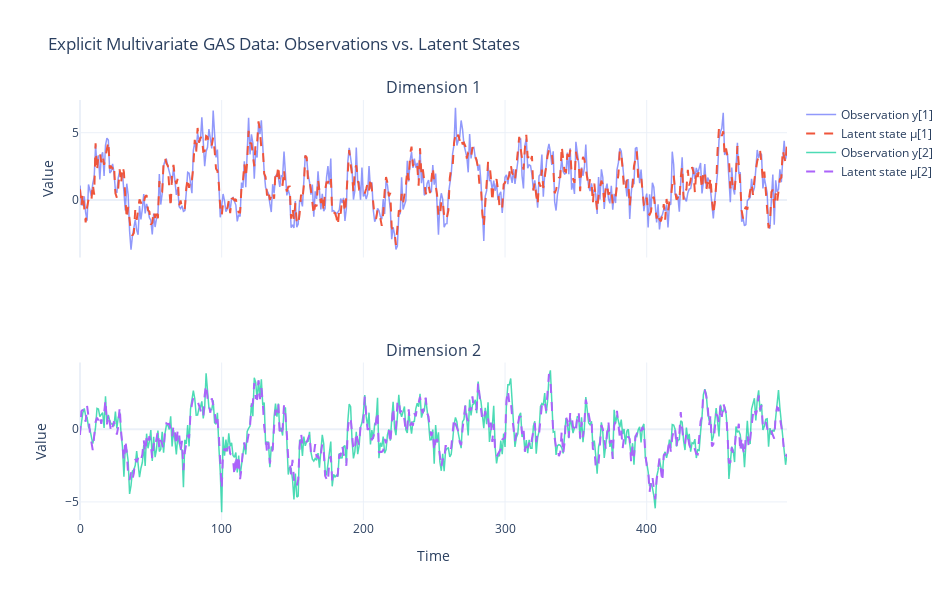

The cell this chart's notebook holds for it:
### Code cell
time_axis = np.arange(T)
# Explicitly create subplots
fig = make_subplots(rows=N, cols=1, shared_xaxes=True,
                    subplot_titles=[f"Dimension {i+1}" for i in range(N)])

for dim in range(N):
    # Plot observations explicitly
    fig.add_trace(go.Scatter(
        x=time_axis, y=y_sim[:, dim],
        mode='lines', name=f'Observation y[{dim+1}]',
        line=dict(width=1.5), opacity=0.7
    ), row=dim+1, col=1)

    # Plot latent states explicitly
    fig.add_trace(go.Scatter(
        x=time_axis, y=mu_sim[:, dim],
        mode='lines', name=f'Latent state μ[{dim+1}]',
        line=dict(width=2, dash='dash')
    ), row=dim+1, col=1)

fig.update_layout(
    height=300*N, width=950,
    title_text="Explicit Multivariate GAS Data: Observations vs. Latent States",
    template="plotly_white"
)

fig.update_xaxes(title_text="Time", row=N, col=1)
fig.update_yaxes(title_text="Value")

fig.show()

### Figure 1 — Plotly figure (JSON) as saved in the notebook; plotly's stock layout.template omitted (floating-point values rounded to 4 significant figures; data arrays with more than 128 entries replaced by an {"elided": "..."} marker saying what was removed)
{"data": [{"line": {"width": 1.5}, "mode": "lines", "name": "Observation y[1]", "opacity": 0.7, "type": "scatter", "x": {"elided": "500 int values"}, "xaxis": "x", "y": {"elided": "500 float values"}, "yaxis": "y"}, {"line": {"dash": "dash", "width": 2}, "mode": "lines", "name": "Latent state μ[1]", "type": "scatter", "x": {"elided": "500 int values"}, "xaxis": "x", "y": {"elided": "500 float values"}, "yaxis": "y"}, {"line": {"width": 1.5}, "mode": "lines", "name": "Observation y[2]", "opacity": 0.7, "type": "scatter", "x": {"elided": "500 int values"}, "xaxis": "x2", "y": {"elided": "500 float values"}, "yaxis": "y2"}, {"line": {"dash": "dash", "width": 2}, "mode": "lines", "name": "Latent state μ[2]", "type": "scatter", "x": {"elided": "500 int values"}, "xaxis": "x2", "y": {"elided": "500 float values"}, "yaxis": "y2"}], "layout": {"annotations": [{"font": {"size": 16}, "showarrow": false, "text": "Dimension 1", "x": 0.5, "xanchor": "center", "xref": "paper", "y": 1, "yanchor": "bottom", "yref": "paper"}, {"font": {"size": 16}, "showarrow": false, "text": "Dimension 2", "x": 0.5, "xanchor": "center", "xref": "paper", "y": 0.375, "yanchor": "bottom", "yref": "paper"}], "height": 600, "title": {"text": "Explicit Multivariate GAS Data: Observations vs. Latent States"}, "width": 950, "xaxis": {"anchor": "y", "domain": [0, 1], "matches": "x2", "showticklabels": false}, "xaxis2": {"anchor": "y2", "domain": [0, 1], "title": {"text": "Time"}}, "yaxis": {"anchor": "x", "domain": [0.625, 1], "title": {"text": "Value"}}, "yaxis2": {"anchor": "x2", "domain": [0, 0.375], "title": {"text": "Value"}}}}
